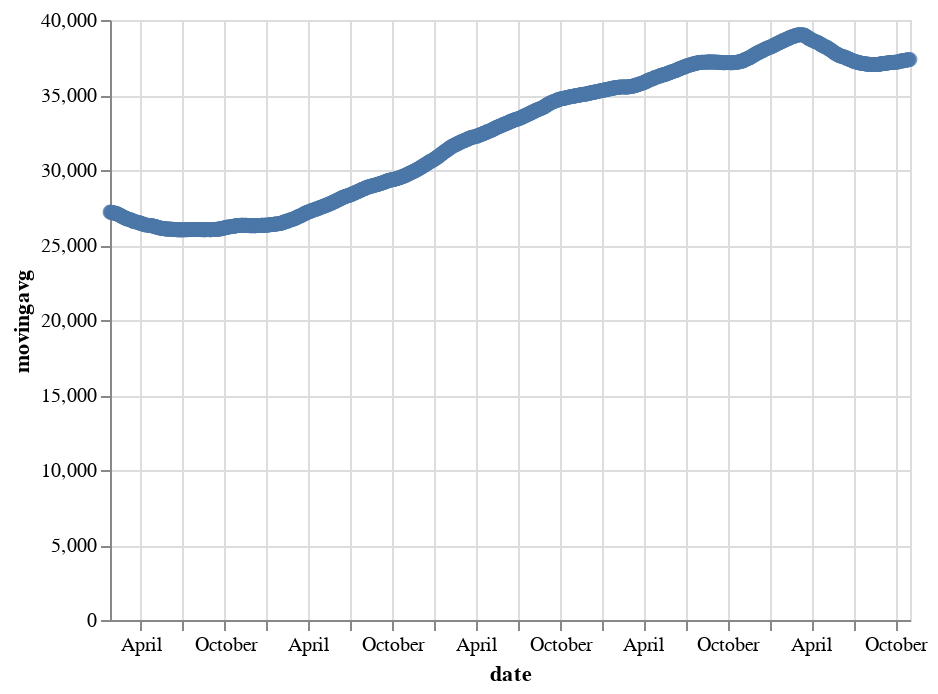

The code cell stored with this chart in its notebook:
### Code cell
altdata_fiftytwoweek = stock_weekmovingavg(52, bse_data)
altdata_fiftytwoweek.reset_index(inplace=True)
altdata_fiftytwoweek.rename(columns={list(altdata_fiftytwoweek)[0]:'date'}, inplace=True)
alt.Chart(altdata_fiftytwoweek).mark_point().encode(
    x='date',
    y='movingavg'
)

### Figure 1 — Vega-Lite specification as saved in the notebook (floating-point values rounded to 4 significant figures; data arrays with more than 128 entries replaced by an {"elided": "..."} marker saying what was removed)
{"config": {"view": {"continuousWidth": 400, "continuousHeight": 300}}, "data": {"name": "data-7ac9e486e2ae4002cc6278e2e72db250"}, "mark": "point", "encoding": {"x": {"type": "temporal", "field": "date"}, "y": {"type": "quantitative", "field": "movingavg"}}, "$schema": "https://vega.github.io/schema/vega-lite/v4.8.1.json", "datasets": {"data-7ac9e486e2ae4002cc6278e2e72db250": {"elided": "1174 records"}}}
